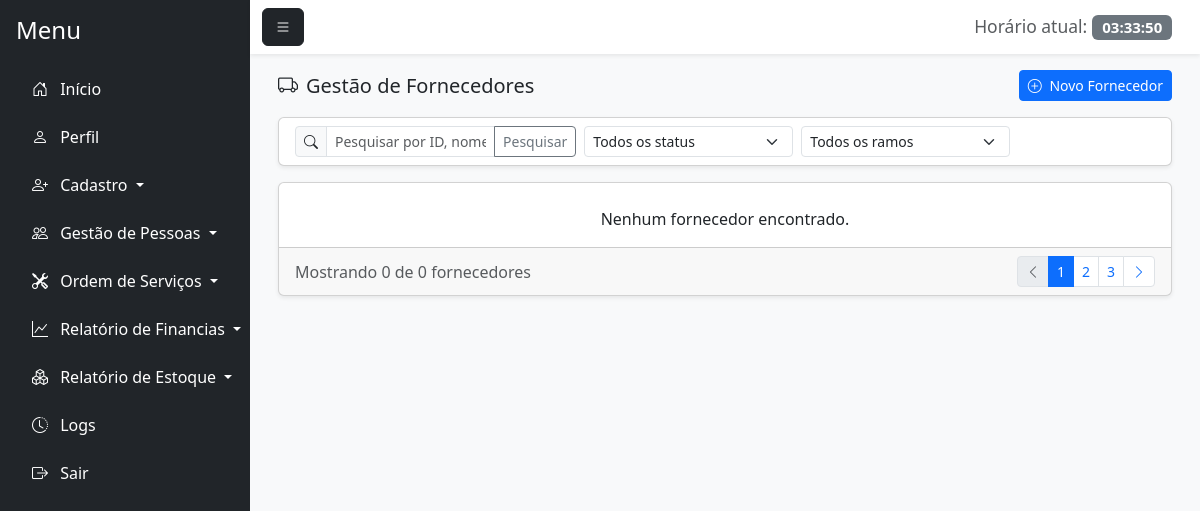
The app's page /gestao_fornecedor.php (signed in), older data.
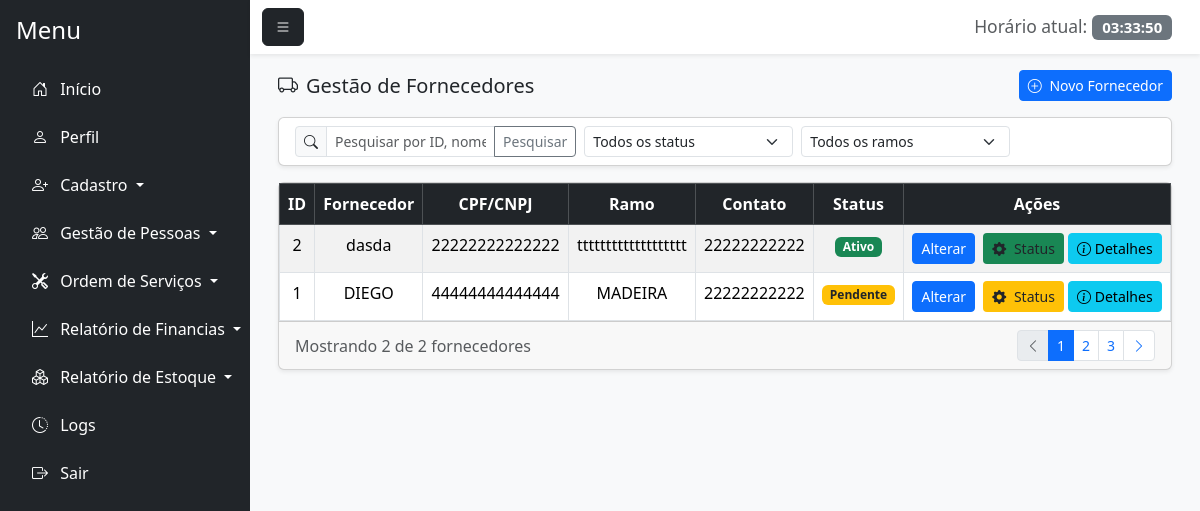
The same page, newer data.
### tables this page shows
CREATE TABLE `fornecedor` (
  `id_fornecedor` int(11) NOT NULL,
  `id_funcionario` int(11) NOT NULL,
  `nome_fornecedor` varchar(100) NOT NULL,
  `cpf_cnpj` varchar(18) NOT NULL,
  `ramo_atividade` varchar(100) DEFAULT NULL,
  `telefone` varchar(20) DEFAULT NULL,
  `endereco` varchar(255) DEFAULT NULL,
  `bairro` varchar(100) DEFAULT NULL,
  `cep` varchar(15) DEFAULT NULL,
  `cidade` varchar(100) DEFAULT NULL,
  `estado` varchar(50) DEFAULT NULL,
  `email` varchar(100) DEFAULT NULL,
  `status` enum('Ativo','Inativo','Pendente','Bloqueado','Suspenso') DEFAULT 'Ativo'
);

### gestao_fornecedor.php (the view, shortened to what this page needs)
<?php
    require_once 'conexao.php';
    $sql = "SELECT * FROM fornecedor";
    $sql .= " ORDER BY nome_fornecedor ASC";
    $stmt = $pdo->prepare($sql);
    $stmt->execute();
    $fornecedores = $stmt->fetchAll(PDO::FETCH_ASSOC);
?>
<!DOCTYPE html>
<html lang="pt-BR">
<head>
    <link href="https://cdn.jsdelivr.net/npm/bootstrap@5.3.7/dist/css/bootstrap.min.css" rel="stylesheet">
    <link rel="stylesheet" href="https://cdn.jsdelivr.net/npm/bootstrap-icons@1.11.1/font/bootstrap-icons.css">
    <link href="https://cdn.jsdelivr.net/npm/bootstrap-icons@1.11.1/font/bootstrap-icons.css" rel="stylesheet">
</head>
<body class="bg-light">
    <div class="d-flex vh-100 bg-light">
        <nav id="sidebar" class="bg-dark text-white p-3" style="width: 250px;">
            <h4 class="mb-4">Menu</h4>
            <ul class="nav flex-column">
                <li class="nav-item mb-2">
                    <a href="principal.php" class="nav-link text-white"><i class="bi bi-house-door me-2"></i> Início</a>
                </li>
                <li class="nav-item mb-2">
                    <a href="perfil.php" class="nav-link text-white"><i class="bi bi-person me-2"></i> Perfil</a>
                </li>
                <li class="nav-item mb-2 dropdown">
                    <a class="nav-link text-white dropdown-toggle" href="#" id="cadastroDropdown" role="button" data-bs-toggle="dropdown" aria-expanded="false">
                        <i class="bi bi-person-plus me-2"></i> Cadastro
                    </a>
                </li>
                <li class="nav-item mb-2 dropdown">
                    <a class="nav-link text-white dropdown-toggle" href="#" id="gestaoDropdown" role="button" data-bs-toggle="dropdown" aria-expanded="false">
                        <i class="bi bi-people me-2"></i> Gestão de Pessoas
                    </a>
                </li>
                <li class="nav-item mb-2 dropdown">
                    <a class="nav-link text-white dropdown-toggle" href="#" id="ordemDropdown" role="button" data-bs-toggle="dropdown" aria-expanded="false">
                        <i class="bi bi-tools me-2"></i> Ordem de Serviços
                    </a>
                </li>
                <li class="nav-item mb-2 dropdown">
                    <a class="nav-link text-white dropdown-toggle" href="#" id="financiasDropdown" role="button" data-bs-toggle="dropdown" aria-expanded="false">
                        <i class="bi bi-graph-up me-2"></i> Relatório de Financias
                    </a>
                </li>
                <li class="nav-item mb-2 dropdown">
                    <a class="nav-link text-white dropdown-toggle" href="#" id="estoqueDropdown" role="button" data-bs-toggle="dropdown" aria-expanded="false">
                        <i class="bi bi-boxes me-2"></i> Relatório de Estoque
                    </a>
                </li>
                <li class="nav-item mb-2">
                    <a href="logs.php" class="nav-link text-white">
                        <i class="bi bi-clock-history me-2"></i> Logs
                    </a>
                </li>
                <li class="nav-item">
                    <a href="index.php" class="nav-link text-white"><i class="bi bi-box-arrow-right me-2"></i> Sair</a>
                </li>
            </ul>
        </nav>
        <div class="flex-grow-1 d-flex flex-column">
            <nav class="navbar navbar-light bg-white shadow-sm">
                <div class="container-fluid">
                    <button class="btn btn-dark" id="menu-toggle"><i class="bi bi-list"></i></button>
                    <span class="navbar-brand mb-0 h1">
                        <small class="text-muted">Horário atual:</small>
                        <span id="liveClock" class="badge bg-secondary"></span>
                    </span>
                </div>
            </nav>
            <div class="flex-grow-1 p-3" style="overflow-y: auto;">
                <div class="container-fluid">
                    <div class="d-flex justify-content-between align-items-center mb-3">
                        <h5 class="mb-0"><i class="bi bi-truck me-2"></i>Gestão de Fornecedores</h5>
                        <a href="cadastro_fornecedor.php" class="btn btn-primary btn-sm">
                            <i class="bi bi-plus-circle me-1"></i> Novo Fornecedor
                        </a>
                    </div>
                    <div class="card shadow-sm mb-3">
                        <div class="card-body py-2">
                            <form method="GET" action="gestao_fornecedor.php" id="filterForm">
                                <div class="row g-2">
                                    <div class="col-md-4">
                                        <div class="input-group input-group-sm">
                                            <span class="input-group-text"><i class="bi bi-search"></i></span>
                                            <input type="text" id="busca" name="busca" class="form-control"
                                                placeholder="Pesquisar por ID, nome ou CPF/CNPJ..."
                                                value="<?= isset($_GET['busca']) ? htmlspecialchars($_GET['busca']) : '' ?>">
                                            <button class="btn btn-outline-secondary" type="submit">Pesquisar</button>
                                        </div>
                                    </div>
                                    <div class="col-md-3">
                                        <select name="status" id="status" class="form-select form-select-sm">
                                            <option value="">Todos os status</option>
                                        </select>
                                    </div>
                                    <div class="col-md-3">
                                        <select name="ramo" id="ramo" class="form-select form-select-sm">
                                            <option value="">Todos os ramos</option>
                                        </select>
                                    </div>
                                    <div class="col-md-2">
                                    </div>
                                </div>
                            </form>
                        </div>
                    </div>
                    <div class="card shadow-sm">
                        <div class="card-body p-0">
                            <div class="table-responsive">
                                <?php if(!empty($fornecedores)): ?>
                                    <table class="table table-striped table-hover table-bordered mb-0">
                                        <thead class="table-dark">
                                            <tr>
                                                <th><center>ID</center></th>
                                                <th><center>Fornecedor</center></th>
                                                <th><center>CPF/CNPJ</center></th>
                                                <th><center>Ramo</center></th>
                                                <th><center>Contato</center></th>
                                                <th><center>Status</center></th>
                                                <th class="text-center">Ações</th>
                                            </tr>
                                        </thead>
                                        <tbody>
                                            <?php foreach($fornecedores as $fornecedor): ?>
                                                <tr>
                                                    <td><center><?=htmlspecialchars($fornecedor['id_fornecedor'])?></center></td>
                                                    <td><center><?=htmlspecialchars($fornecedor['nome_fornecedor'])?></center></td>
                                                    <td><center><?=htmlspecialchars($fornecedor['cpf_cnpj'])?></center></td>
                                                    <td><center><?=htmlspecialchars($fornecedor['ramo_atividade'])?></center></td>
                                                    <td><center><?=htmlspecialchars($fornecedor['telefone'])?></center></td>
                                                    <td>
                                                        <center>
                                                            <?php
                                                            $badge_class = '';
                                                            switch($fornecedor['status']) {
                                                                case 'Ativo': $badge_class = 'bg-success'; break;
                                                                case 'Pendente': $badge_class = 'bg-warning text-dark'; break;
                                                            }
                                                            ?>
                                                            <span class="badge <?=$badge_class?>"><?=$fornecedor['status']?></span>
                                                        </center>
                                                    </td>
                                                    <td class="text-center">
                                                        <a href="#" class="btn btn-sm btn-primary me-1" onclick="carregarDadosFornecedor(<?=htmlspecialchars($fornecedor['id_fornecedor'])?>)">Alterar</a>
                                                        <button type="button" class="btn btn-sm <?= $badge_class ?>" onclick="abrirModalStatus(<?=htmlspecialchars($fornecedor['id_fornecedor'])?>, '<?=$fornecedor['status']?>', '<?=htmlspecialchars($fornecedor['nome_fornecedor'])?>')">
                                                            <i class="bi bi-gear-fill me-1"></i> Status
                                                        </button>
                                                        <button class="btn btn-sm btn-info" onclick="mostrarDetalhesFornecedor(<?=htmlspecialchars($fornecedor['id_fornecedor'])?>)">
                                                            <i class="bi bi-info-circle"></i> Detalhes
                                                        </button>
                                                    </td>
                                                </tr>
                                            <?php endforeach;?>
                                        </tbody>
                                    </table>
                                <?php else: ?><br>
                                    <center><p>Nenhum fornecedor encontrado.</p></center>
                                <?php endif; ?>
                            </div>
                        </div>
                        <div class="card-footer py-2">
                            <div class="d-flex justify-content-between align-items-center">
                                <div>
                                    <span class="text-muted">Mostrando <?= count($fornecedores) ?> de <?= count($fornecedores) ?> fornecedores</span>
                                </div>
                                <nav>
                                    <ul class="pagination pagination-sm mb-0">
                                        <li class="page-item disabled">
                                            <a class="page-link" href="#"><i class="bi bi-chevron-left"></i></a>
                                        </li>
                                        <li class="page-item active">
                                            <a class="page-link" href="#">1</a>
                                        </li>
                                        <li class="page-item">
                                            <a class="page-link" href="#">2</a>
                                        </li>
                                        <li class="page-item">
                                            <a class="page-link" href="#">3</a>
                                        </li>
                                        <li class="page-item">
                                            <a class="page-link" href="#"><i class="bi bi-chevron-right"></i></a>
                                        </li>
                                    </ul>
                                </nav>
                            </div>
                        </div>
                    </div>
                </div>
            </div>
</body>
</html>

Row changes from the older to the newer data that the page shows:
added fornecedor: id_fornecedor "2", nome_fornecedor "dasda", cpf_cnpj "22222222222222", ramo_atividade "ttttttttttttttttttt", telefone "22222222222", status "Ativo"
added fornecedor: id_fornecedor "1", nome_fornecedor "DIEGO", cpf_cnpj "44444444444444", ramo_atividade "MADEIRA", telefone "22222222222", status "Pendente"
Text that changed along with them:
count($fornecedores): "0" → "2"
text no longer shown: "Nenhum fornecedor encontrado."
text now shown: "ID Fornecedor CPF/CNPJ Ramo Contato Status Ações"
